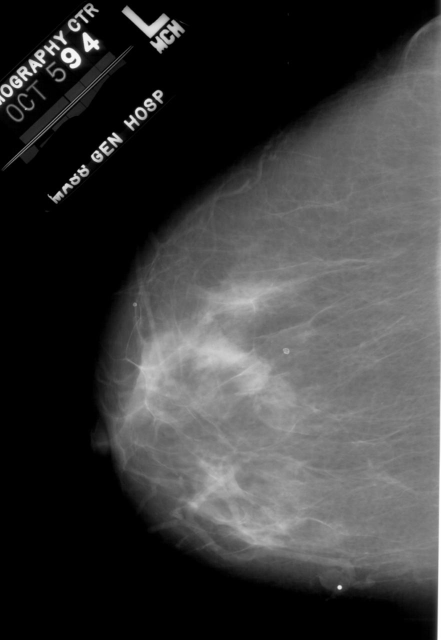
#> input picture images/WhatsApp Image 2025-11-06 at 17.46.17_ea76d16f.jpg, 881 x 1280 px, found by its file name (shown at 1/2 size)
$ jupyter execute MCs.ipynb   (shell and % lines are left out)
#> lines starting #> are read from the running program, lines starting #| are printed output that depends on the picture; after the words box and inside, x2 and y2 are one past the last pixel; in counts of white or black regions, pixels touching at a corner belong together
### commonfunctions.py


import skimage.io as io
import matplotlib.pyplot as plt
import numpy as np
from skimage.exposure import histogram
from matplotlib.pyplot import bar
from skimage.color import rgb2gray,rgb2hsv

# Convolution:
from scipy.signal import convolve2d
from scipy import fftpack
import math

from skimage.util import random_noise
from skimage.filters import median
from skimage.feature import canny
from skimage.measure import label
from skimage.color import label2rgb


# Edges
from skimage.filters import sobel_h, sobel, sobel_v,roberts, prewitt

# Show the figures / plots inside the notebook
def show_images(images,titles=None):
    #This function is used to show image(s) with titles by sending an array of images and an array of associated titles.
    # images[0] will be drawn with the title titles[0] if exists
    # You aren't required to understand this function, use it as-is.
    n_ims = len(images)
    if titles is None: titles = ['(%d)' % i for i in range(1,n_ims + 1)]
    fig = plt.figure()
    n = 1
    for image,title in zip(images,titles):
        a = fig.add_subplot(1,n_ims,n)
        if image.ndim == 2:
            plt.gray()
        plt.imshow(image)
        a.set_title(title)
        n += 1
    fig.set_size_inches(np.array(fig.get_size_inches()) * n_ims)
    plt.show()


# [6 lines left out: function showHist, not called in this run]

### MCs.ipynb
[cell 1]
import skimage.io as io

# Show the figures / plots inside the notebook
from skimage.color import rgb2gray,rgb2hsv, rgba2rgb
import cv2
import matplotlib.pyplot as plt
import numpy as np
from skimage.util import random_noise
import numpy as np
from commonfunctions import *
from skimage import io, color, morphology
from skimage.measure import label, regionprops
from skimage.draw import polygon
from skimage import transform
from skimage.morphology import binary_closing
from scipy import ndimage
from skimage.morphology import remove_small_objects


from skimage.exposure import histogram
from matplotlib.pyplot import bar

[cell 2]
#image = io.imread("D:\image processing\Project\Breast-Cancer-Detection-IP\images\WhatsApp Image 2025-11-06 at 17.46.17_ea76d16f.jpg")
image = io.imread("images\WhatsApp Image 2025-11-06 at 17.46.17_ea76d16f.jpg")
#> image is the input picture: shape (1280, 881, 3); min 0, max 255, mean 60.2

img_gray = color.rgb2gray(image)
binary_img = img_gray > 0.3
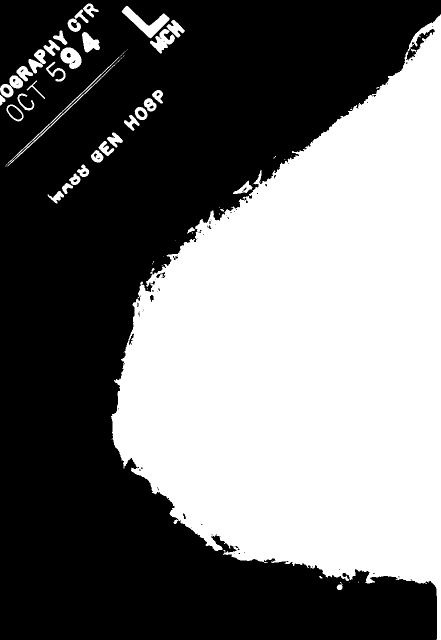
#> binary_img: shape (1280, 881) bool (shown at 1/2 size); 45% white; 68 white regions (30 under 20 px), largest, box (x1, y1, x2, y2) and area: (222, 29, 881, 1280) 490070, (243, 12, 339, 77) 2042, (121, 95, 163, 138) 1191

top_crop = 410   # Height of label area
left_crop = 370  # Width of label area

# Create cleaned image by replacing top-left with background
cleaned_image = img_gray.copy()
cleaned_image[:top_crop, :left_crop] = 0  # Fill with black
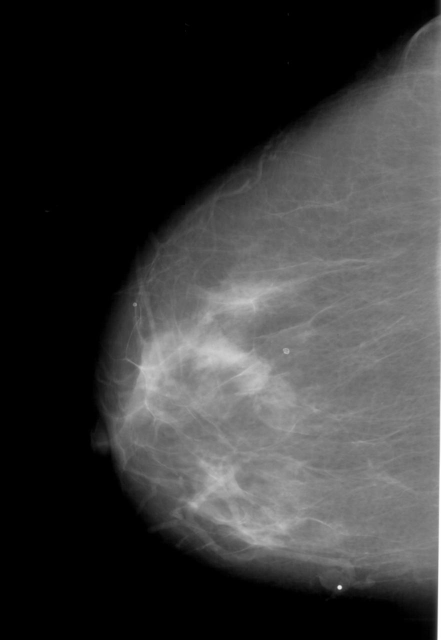
#> cleaned_image: shape (1280, 881) float64 (shown at 1/2 size); min 0, max 1, mean 0.224

filtered_image = ndimage.median_filter(cleaned_image, size=5)

show_images([image,cleaned_image,filtered_image])
#> in show_images, `n_ims = len(images)`: n_ims = 3
#> the loop in show_images, `for image,title in zip(images,titles):` made 3 passes
#> title on passes 1 to 3: '(1)', '(2)', '(3)'
#> after the loop in show_images, `for image,title in zip(images,titles):`: n = 4

[cell 3]
original = io.imread("images\image1.png")
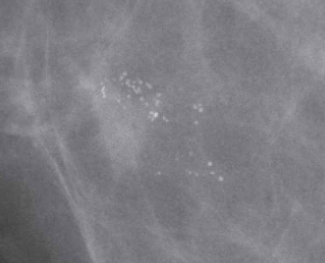
#> input picture images/image1.png, 325 x 263 px, found by its file name
#> original is the input picture: shape (263, 325, 4); mean R, G, B, A 126.8, 125.8, 131.8, 255
#original = io.imread("images\image2.png")
img = rgba2rgb(original)
img = rgb2gray(img)
#> img: shape (263, 325) float64

# Convert to uint8 (0-255) for OpenCV
img = (img * 255).astype(np.uint8)

# Apply median blur
img = cv2.medianBlur(img, 3)

clahe = cv2.createCLAHE(clipLimit=2.0, tileGridSize=(8,8))
clahe_img = clahe.apply(img)


# Structuring element (tune size depending on MC size)
#~10–20 pixels
#5x5 Background is not removed properly → noisy image
#30x30 Some micro-calcifications may get removed
kernel = cv2.getStructuringElement(cv2.MORPH_ELLIPSE, (12, 12))

#openning erosion -> dilation removes bright structures smaller than the kernel
eroded = cv2.erode(img, kernel, iterations=1)

opened = cv2.dilate(eroded, kernel, iterations=1)

#tophat original - opened (gets the small  bright structures)
tophat = cv2.subtract(img, opened)


# Normalize to 0-255
tophat_norm = cv2.normalize(tophat, None, 0, 255, cv2.NORM_MINMAX).astype(np.uint8)
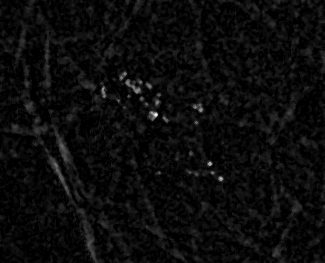
#> tophat_norm: shape (263, 325); min 0, max 255, mean 11.5


# Compute histogram
hist = cv2.calcHist([tophat_norm], [0], None, [256], [0,256])
#> hist = 256 values, max 20879 at index 0, min 0 at index 1, mean 333.9

total_pixels = tophat_norm.size
#> total_pixels = 85475
cumsum = np.cumsum(hist)
#> cumsum = 256 values from 20879 to 85475
#pixel intensity where 99% of pixels are below it
threshold_idx = np.searchsorted(cumsum, total_pixels*0.99)
#> threshold_idx = 58
_, binary2 = cv2.threshold(tophat_norm, threshold_idx, 255, cv2.THRESH_BINARY)
#> binary2: shape (263, 325); 0.83% white; 34 white regions (23 under 20 px), largest, box (x1, y1, x2, y2) and area: (50, 158, 69, 194) 114, (59, 139, 68, 161) 92, (125, 79, 141, 94) 80

kernel_close = cv2.getStructuringElement(cv2.MORPH_ELLIPSE, (5,5))
binary_closed = cv2.morphologyEx(binary2, cv2.MORPH_CLOSE, kernel_close)
#> binary_closed: shape (263, 325); 0.87% white; 34 white regions (24 under 20 px)


contours, _ = cv2.findContours(binary_closed, cv2.RETR_EXTERNAL, cv2.CHAIN_APPROX_SIMPLE)
#> contours = 34 contours, 27 with area under 20; largest, box (x1, y1, x2, y2) and area: (120, 72, 141, 94) 86, (50, 158, 69, 194) 77, (59, 139, 68, 161) 71, (149, 111, 158, 121) 48, (193, 104, 203, 112) 38, (101, 86, 106, 98) 26, (87, 240, 93, 251) 22
mc_contours = []
for cnt in contours:
    area = cv2.contourArea(cnt)
    if 2 < area < 50:  # MCs are tiny
        perimeter = cv2.arcLength(cnt, True)
        if perimeter == 0:
            continue
        circularity = 4*np.pi*(area/(perimeter**2))
        if 0.5 < circularity < 1.2:
            mc_contours.append(cnt)
#> this loop made 34 passes
#> (area, perimeter, circularity) on passes 3, 20, 23, 30: (21.5, 25.9, 0.403), (48, 28.14, 0.762), (38.5, 28.73, 0.586), (26.5, 25.9, 0.496)
#> area on passes 11, 13, 34: 77, 71, 86
#> after the loop, mc_contours = 14 contours, 12 with area under 20; largest, box (x1, y1, x2, y2) and area: (149, 111, 158, 121) 48, (193, 104, 203, 112) 38

mc_img = np.zeros_like(binary2)
cv2.drawContours(mc_img, mc_contours, -1, 255, -1)
#> mc_img: shape (263, 325); 0.32% white; 14 white regions (9 under 20 px), largest, box (x1, y1, x2, y2) and area: (149, 111, 158, 121) 61, (193, 104, 203, 112) 52, (146, 83, 152, 89) 23, (155, 100, 160, 106) 22, (218, 176, 223, 181) 21

mc_img_closed = np.zeros_like(binary_closed)
cv2.drawContours(mc_img_closed, mc_contours, -1, 255, -1)


show_images([original, img, clahe_img],["orignal", "grey_median", "clahe"])
#> the loop in show_images (call 2), `for image,title in zip(images,titles):` made 3 passes
show_images([tophat, binary2, mc_img, mc_img_closed],["tophat", "binary1", "binary2", "mc_img", "binary_closed"])

[cell 4]
#original = io.imread("images\image1.png")
original = io.imread("images\image2.png")
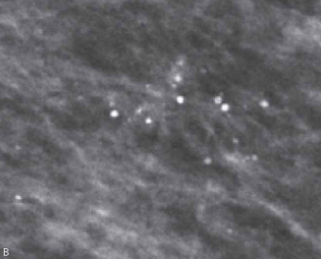
#> input picture images/image2.png, 321 x 259 px, found by its file name
#> original is the input picture: shape (259, 321, 4); mean R, G, B, A 100.7, 100.1, 104, 255
img = rgba2rgb(original)
#> img: shape (259, 321, 3) float64
img = rgb2gray(img)
#> img: shape (259, 321) float64
img = (img * 255).astype(np.uint8)   # uint8 for OpenCV

# --- 1) Denoise (adaptive) --------------------------------------------------
# estimate image noise by std; use small median for low noise, bigger for noisy images
noise_sigma = img.std()
#> noise_sigma = 18.91
if noise_sigma < 10:
    med_k = 3
elif noise_sigma < 30:
    med_k = 3
else:
    med_k = 5
img_med = cv2.medianBlur(img, med_k)


#(use clipLimit proportional to noise, safe bounds)
#if noise = 0 clip=1.5 if noise=50 clip=3.0 if between clip between 1.5-3.0
clip = float(np.interp(noise_sigma, [0, 50], [1.5, 3.0]))
#> clip = 2.07
clahe = cv2.createCLAHE(clipLimit=clip, tileGridSize=(8,8))
img_clahe = clahe.apply(img_med)
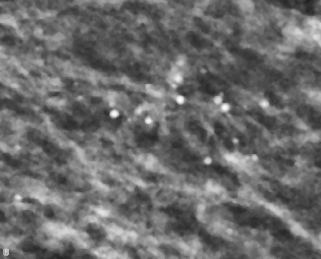
#> img_clahe: shape (259, 321); min 34, max 253, mean 107.4

show_images([original, img, img_med, img_clahe],["Original", "Grayscale", "Median Blurred", "CLAHE Applied"])


# --- 2) Structuring element selection (adaptive) -----------------------------
# MCs are small bright spots: kernel should be slightly larger than MC scale.
# Infer kernel from image size: smaller images -> smaller kernel; larger -> larger kernel.
H, W = img.shape
#> H = 259; W = 321
diag = np.sqrt(H*H + W*W)
#> diag = 412.5
# base kernel ~ diag/50, clamped to sensible range
base = int(np.clip(diag / 50, 6, 24))
#> base = 8
# make kernel odd/even as we like (elliptic kernel can be even); use balanced square
kernel_size = (base, base)
#> kernel_size = (8, 8)
kernel = cv2.getStructuringElement(cv2.MORPH_ELLIPSE, kernel_size)


eroded = cv2.erode(img_clahe, kernel, iterations=1)
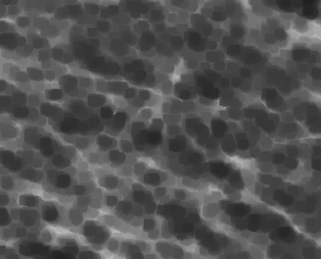
#> eroded: shape (259, 321); min 34, max 188, mean 82
opened = cv2.dilate(eroded, kernel, iterations=1)
#> opened: shape (259, 321)
tophat = cv2.subtract(img_clahe, opened)
#> tophat: shape (259, 321)

tophat_norm = cv2.normalize(tophat, None, 0, 255, cv2.NORM_MINMAX).astype(np.uint8)
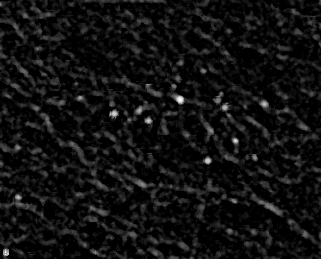
#> tophat_norm: shape (259, 321); min 0, max 255, mean 16.7


# --- 3) Adaptive Thresholding -----------------------------------------------
#pixel intensity where 99% of pixels are below it

threshold_val = np.percentile(tophat_norm, 99.8)   # try 99.0, 99.5, 99.8
#> threshold_val = 155
_, binary2 = cv2.threshold(tophat_norm, int(threshold_val), 255, cv2.THRESH_BINARY)
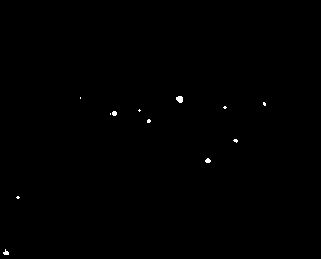
#> binary2: shape (259, 321); 0.2% white; 12 white regions (8 under 20 px), largest, box (x1, y1, x2, y2) and area: (176, 96, 183, 103) 39, (205, 158, 211, 163) 22, (3, 249, 9, 255) 22, (112, 111, 117, 116) 21


# --- 5) Morphological cleanup (closing + remove small objects) --------------
# closing to link small clusters, then remove tiny specks (area based on image size).
close_k = int(np.clip(base/3, 3, 9))
#> close_k = 3
if close_k % 2 == 0: close_k += 1
kernel_close = cv2.getStructuringElement(cv2.MORPH_ELLIPSE, (close_k, close_k))
#> kernel_close = [[0, 1, 0], [1, 1, 1], [0, 1, 0]]
binary_closed = cv2.morphologyEx(binary2, cv2.MORPH_CLOSE, kernel_close, iterations=1)
#> binary_closed: shape (259, 321); 0.2% white; 11 white regions (7 under 20 px), largest, box (x1, y1, x2, y2) and area: (176, 96, 183, 103) 39, (110, 111, 117, 116) 24, (3, 249, 9, 255) 24, (205, 158, 211, 163) 22


# remove extremely small objects (too small to be MCs) -- scale by total pixels
min_area_px = max(2, int(0.00002 * H * W))   # default: 0.002% of image area
# convert to boolean for skimage removal then back
binary_bool = (binary_closed > 0)
#> binary_bool: shape (259, 321) bool; 0.2% white; 11 white regions (7 under 20 px)
binary_bool = remove_small_objects(binary_bool, min_size=min_area_px)
binary_closed = (binary_bool.astype(np.uint8) * 255)


show_images([tophat, binary2, binary_closed],["TopHat", "Binary Thresholded", "Binary Closed & Cleaned"])


# --- 6) Contour-based filtering (area + circularity) ------------------------

contours, _ = cv2.findContours(binary_closed, cv2.RETR_EXTERNAL, cv2.CHAIN_APPROX_SIMPLE)
#> contours = 11 contours, 10 with area under 20; largest, box (x1, y1, x2, y2) and area: (176, 96, 183, 103) 29

H, W = img.shape
min_area = max(2, int(0.00002 * H * W))       # small objects
max_area = max(80, int(0.0005 * H * W))       # adjust upper bound

# Adaptive circularity thresholds
circ_min, circ_max = 0.5, 1.6  # allow slightly elongated MCs/tumors


mc_contours = []

for cnt in contours:
    area = cv2.contourArea(cnt)

    # --- Simple area filter ---
    # MCs are small → adjust 2–80 (increase max for larger specs)
    if not (min_area <= area <= max_area):
        continue

    perim = cv2.arcLength(cnt, True)
    if perim == 0:
        continue

    # --- Simple circularity filter ---
    circularity = 4 * np.pi * (area / (perim * perim))

    # MCs are usually round-ish: allow 0.5–1.3
    if not (0.5 <= circularity <= 1.6):
        continue


    #Add a brightness test only on the top-hat:
    mean_val = cv2.mean(tophat_norm, mask=cv2.drawContours(np.zeros_like(tophat_norm), [cnt], -1, 255, -1))[0]
    if mean_val < 30:
        continue

    mc_contours.append(cnt)
#> this loop made 11 passes
#> (area, perim, circularity, mean_val) on pass 11: (29, 20.49, 0.868, 208.6)
#> after the loop, mc_contours = 10 contours, 9 with area under 20; largest, box (x1, y1, x2, y2) and area: (176, 96, 183, 103) 29


# --- 7) Create output mask for detected MCs -------------------------------
mc_mask = np.zeros_like(binary_closed)
cv2.drawContours(mc_mask, mc_contours, -1, 255, -1)

# --- 8) Visualize detected MCs on original image -------------------------
vis = cv2.cvtColor(img, cv2.COLOR_GRAY2BGR)

for cnt in mc_contours:
    x, y, w, h = cv2.boundingRect(cnt)
    cv2.rectangle(vis, (x, y), (x + w, y + h), (0, 255, 0), 1)
#> this loop made 10 passes
#> (x, y, w, h) on passes 1, 2, 3, 4, 5, 6, 8, 9, 10: (3, 249, 6, 6), (16, 196, 4, 3), (205, 158, 6, 5), (233, 139, 5, 4), (147, 119, 4, 4), (110, 111, 7, 5), (223, 106, 4, 3), (263, 102, 3, 4), (176, 96, 7, 7)
#> (cnt, x, y, w, h) on pass 7: ([[139, 109], [138, 110], [139, 111], [140, 110]], 138, 109, 3, 3)
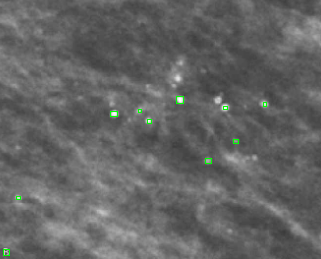
#> vis: shape (259, 321, 3); mean B, G, R 99.7, 100.2, 99.7

# Show results
show_images([img_clahe, mc_mask, vis], ["CLAHE Image", "MC Mask", "Detected MCs"])
